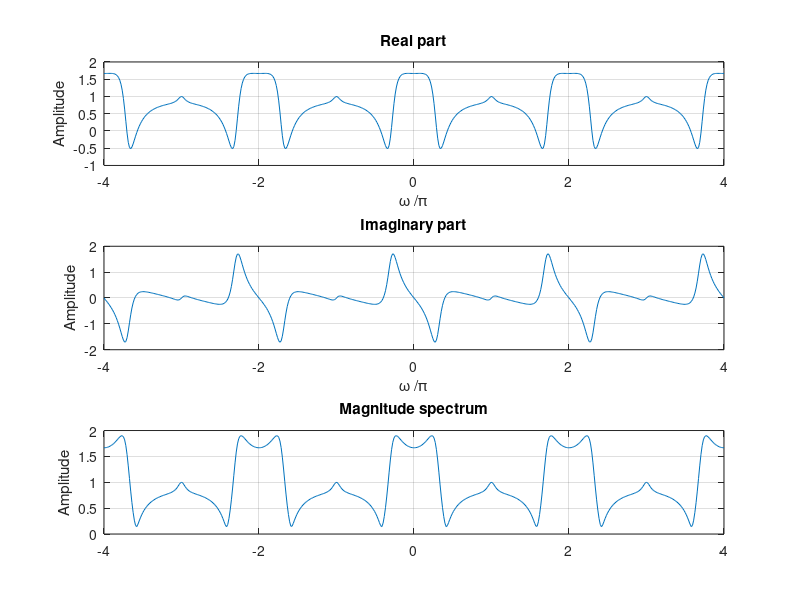

This figure's MATLAB source:
clf

w=-4*pi:8*pi/511:4*pi;

num=[0.7 0.5 0.3 1];
den=[1 0.3 -0.5 0.7];

h = freqz(num,den,w);

subplot(3,1,1);
plot(w/pi,real(h));

grid;
title('Real part');
xlabel('\omega /\pi');
ylabel('Amplitude');
subplot(3,1,2);
plot(w/pi,imag(h));

grid;
title('Imaginary part');
xlabel('\omega /\pi');
ylabel('Amplitude');
subplot(3,1,3);
plot(w/pi,abs(h));

grid;
title('Magnitude spectrum');
ylabel('Amplitude');